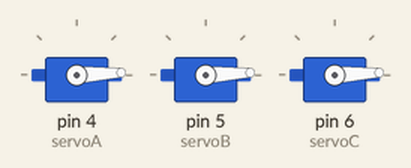
Simulated run of this sketch. Board: Arduino Uno, built with avr-gcc and run on an emulated ATmega328P. Shown: 3 × servo.

Above: at 0.05 s.
At 0.9 s:
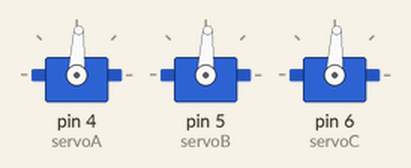
At 1.75 s:
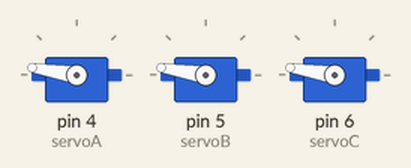
At 2.1 s:
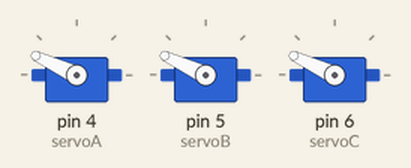
At 2.6 s:
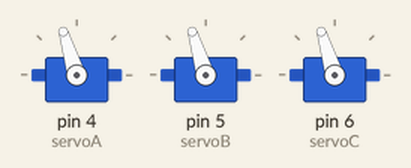
At 3.5 s:
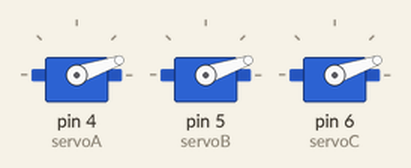
Timing chart, 0 to 8.5 s (numbered marks = the images above):
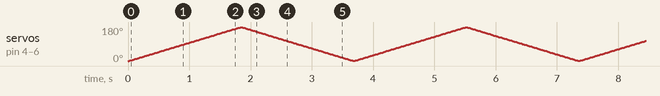

The sketch:

Bowie2_ServosTest.ino
```cpp
#include <Servo.h>

int pinA = 4;
int pinB = 5;
int pinC = 6;

Servo servoA;
Servo servoB;
Servo servoC;

void setup() {
  servoA.attach(4);
  servoB.attach(5);
  servoC.attach(6);
}

void loop() {

  for(int i=0; i<180; i++) {
    servoA.write(i);
    servoB.write(i);
    servoC.write(i);
    delay(10);
  }

  for(int i=180; i>0; i--) {
    servoA.write(i);
    servoB.write(i);
    servoC.write(i);
    delay(10);
  }

}
```
